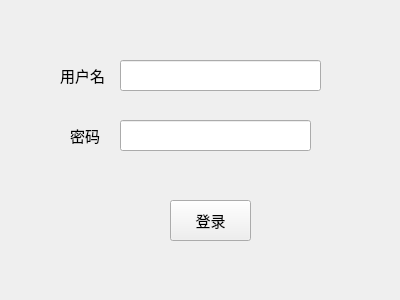
<?xml version="1.0" encoding="UTF-8"?>
<ui version="4.0">
 <class>LoginPage</class>
 <widget class="QWidget" name="LoginPage">
  <property name="geometry">
   <rect>
    <x>0</x>
    <y>0</y>
    <width>400</width>
    <height>300</height>
   </rect>
  </property>
  <property name="windowTitle">
   <string>Form</string>
  </property>
  <widget class="QLabel" name="label">
   <property name="geometry">
    <rect>
     <x>60</x>
     <y>60</y>
     <width>69</width>
     <height>31</height>
    </rect>
   </property>
   <property name="font">
    <font>
     <pointsize>11</pointsize>
    </font>
   </property>
   <property name="text">
    <string>用户名</string>
   </property>
  </widget>
  <widget class="QLineEdit" name="password">
   <property name="geometry">
    <rect>
     <x>120</x>
     <y>120</y>
     <width>191</width>
     <height>31</height>
    </rect>
   </property>
  </widget>
  <widget class="QLabel" name="label_2">
   <property name="geometry">
    <rect>
     <x>70</x>
     <y>120</y>
     <width>69</width>
     <height>31</height>
    </rect>
   </property>
   <property name="font">
    <font>
     <pointsize>11</pointsize>
    </font>
   </property>
   <property name="text">
    <string>密码</string>
   </property>
  </widget>
  <widget class="QPushButton" name="pushButton">
   <property name="geometry">
    <rect>
     <x>170</x>
     <y>200</y>
     <width>81</width>
     <height>41</height>
    </rect>
   </property>
   <property name="font">
    <font>
     <pointsize>11</pointsize>
    </font>
   </property>
   <property name="text">
    <string>登录</string>
   </property>
  </widget>
  <widget class="QLineEdit" name="username">
   <property name="geometry">
    <rect>
     <x>120</x>
     <y>60</y>
     <width>201</width>
     <height>31</height>
    </rect>
   </property>
  </widget>
 </widget>
 <resources/>
 <connections/>
</ui>
